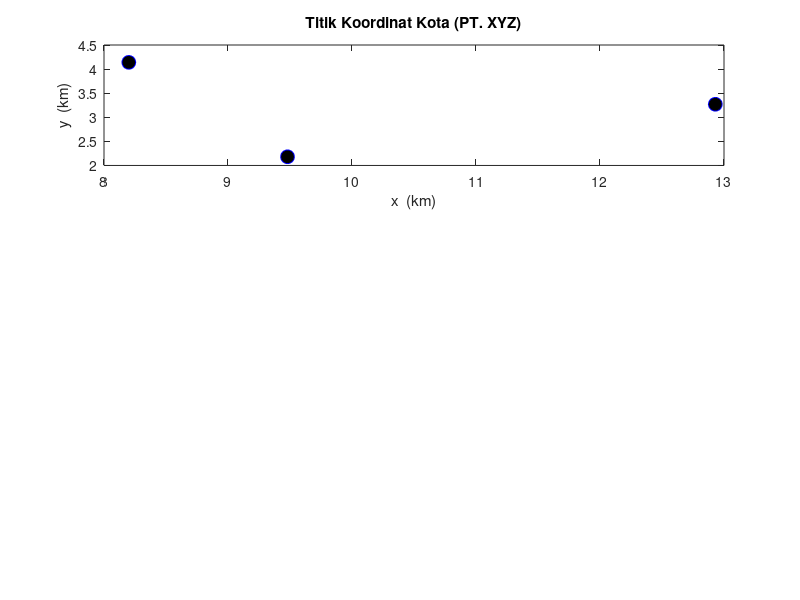

Source code (MATLAB): (Note: this script raises an error after producing the figure.)
%**************************************************************************
%         VRP Problem Using ACO rute 2 Gd Pusat -> Gd Antara
% -------------------------------------------------------------------------
% By     : Gita Anggita Lestari
% Contact: gitaanggitalstr@gmail.com             Last update: sept 13, 2019
% -------------------------------------------------------------------------                             
% This program is developed to find shortest path (minimum cost)between
% some cities. 
% 
% There are 4  parts in this program:
% 1.Main program of ACO (myaco.m)
% 2.Function to generate solution (ant_tour.m)
% 3.Function to calculate the cost (distance) (calculate_cost.m)
% 4.Function to update the traces (update_the_trace.m)
%**************************************************************************
 
%**************************************************************************
%                   The Program Start Here                    
%*------------------------------------------------------------------------
% function myaco(num_of_nodes,num_of_ants, max_iteration)
function myaco()
% inputs
miter=1000; % banyak iterasi
m=1; % banyak semut
n=3; %jumlah kotas
% parameters
e=0.6;            % evaporation coefficient.
alpha=1;          % effect of ants' sight.
beta=12;           % trace's effect.
t=0.02*ones(n); % primary tracing.
el=.97;           % common cost elimination. 
% -------------------------------------------------------------------------
% matrix coordinates of cities of rute 2
map_index=[0	15	20];
map_x=[12.93	9.48	8.20];
map_y=[3.27	2.18	4.14];
node=[map_index;map_x;map_y];
% Generate coordinates of cities and plot
for i=1:n
    x(i)= map_x(i);
    y(i)= map_y(i);
end

subplot(3,1,1);
plot(x,y,'o','MarkerFaceColor','k','MarkerEdgeColor','b','MarkerSize',10);
title('Titik Koordinat Kota (PT. XYZ)');
xlabel('x  (km)');
ylabel('y  (km)');

% generating distace between cities matrix.
%for i=1:n
%    for j=1:n
%        d(i,j)=sqrt((x(i)-x(j))^2+(y(i)-y(j))^2);
%    end
%end
d=[0 3.9 5.3;
   3.9 0 4.3;
   5.3 4.3 0];

% generating sight matrix.
for i=1:n
    for j=1:n
        if d(i,j)==0
            h(i,j)=0;
        else
            h(i,j)=1/d(i,j);
        end
    end
end
h=h
% ------------------------------------------------------------------------
%             Main Algorithm: ACO Meta heuristic procedure
% a.  Probabilistic solution construction biased by
%     pheromone trails, without forward pheromone
%     updating
% b.  Deterministic backward path with loop elimination
%     and with pheromone updating--> update_the_trace
% c.  Evaluation of the quality of the solutions
%     generated and use of the solution quality in
%     determining the quantity of pheromone to deposit-->calculate_cost
% -------------------------------------------------------------------------
for i=1:miter
% Step 1: Forward ants and solution construction

% Generate places for each ant    
for j=1:m
    start_places(j,1)=fix(1+rand*(n-1));
end
% Step 2:probabilistic solution contruction   
    [tour]=ant_tour(start_places,m,n,h,t,alpha,beta);
    tour=horzcat(tour,tour(:,1));
    
% Step 3: Calculate the cost --> total distace
    [cost,f]=calculate_cost(m,n,d,tour,el);
    [t]=update_the_trace(m,n,t,tour,f,e);
    average_cost(i)=mean(cost);
    
% Step 4: Determine the best route
    [min_cost(i),best_index]=min(cost);
    besttour(i,:)=tour(best_index,:);
    iteration(i)=i;
end
% -------------------------------------------------------------------------

% Plot Average of tour distance vs Number of Iterations
subplot(3,1,2);plot(iteration,average_cost);
title('Rata-Rata Jarak vs Jumlah Iterasi');
xlabel('iteration');
ylabel('Jarak(Km)');

% Plot the best route
[k,l]=min(min_cost); % jarak
for i=1:n+1
    X(i)=x(besttour(l,i));
    Y(i)=y(besttour(l,i));
end
subplot(3,1,3);plot(X,Y,'--o',...
                'MarkerEdgeColor','k',...
                'MarkerFaceColor','b',...
                'MarkerSize',10)
xlabel('x (km)');ylabel('y (km)');
title(['Total Jarak(Km)= ',num2str(k)]);
% fprintf('\nTotal Jarak = %d\n',k);

% Get Route Path 
batas = length(map_index);
path = [];
for i=1:batas
    itter = 0;
    index_x = X(i);
    index_y = Y(i);
    for j=1:batas
        if index_x == node(2,[j]) && index_y == node(3,[j])
            itter = itter + 1;
            path(i)=node(1,[j]);
        end
    end
end
titik_awal = num2str(path(1));jalan = num2str(path);
fprintf('Total Jarak = ')
disp(min(min_cost));
fprintf('Rute =  ');
fprintf(jalan);fprintf('  ');
fprintf('  ');
fprintf(titik_awal)
fprintf('\n')

end
%**************************************************************************
%                   Ending of Program                          
%**************************************************************************

